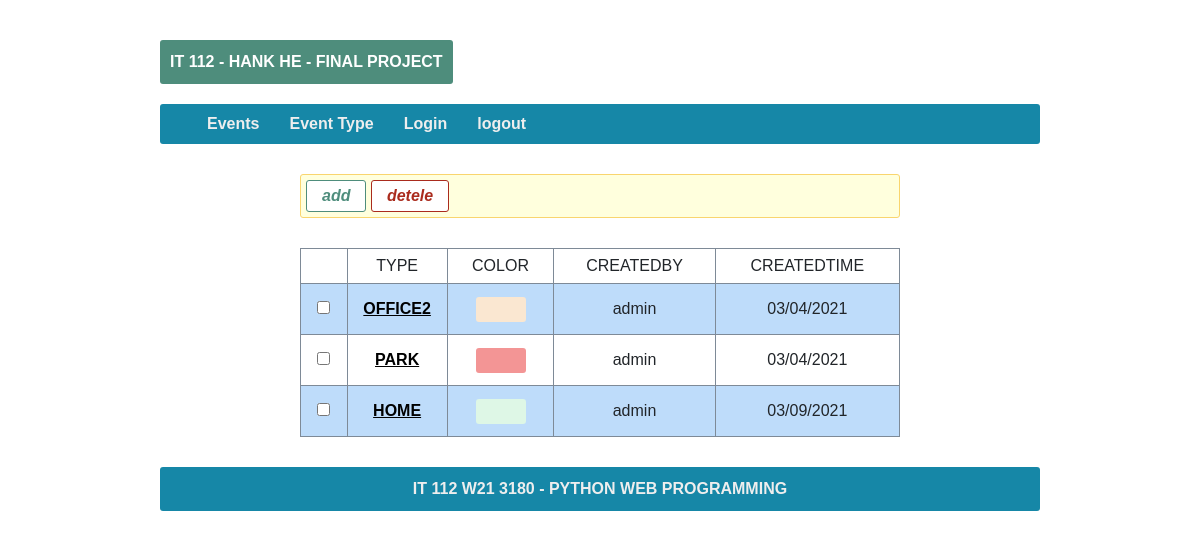
/todolist/typelist, run on an earlier commit of the app's database.
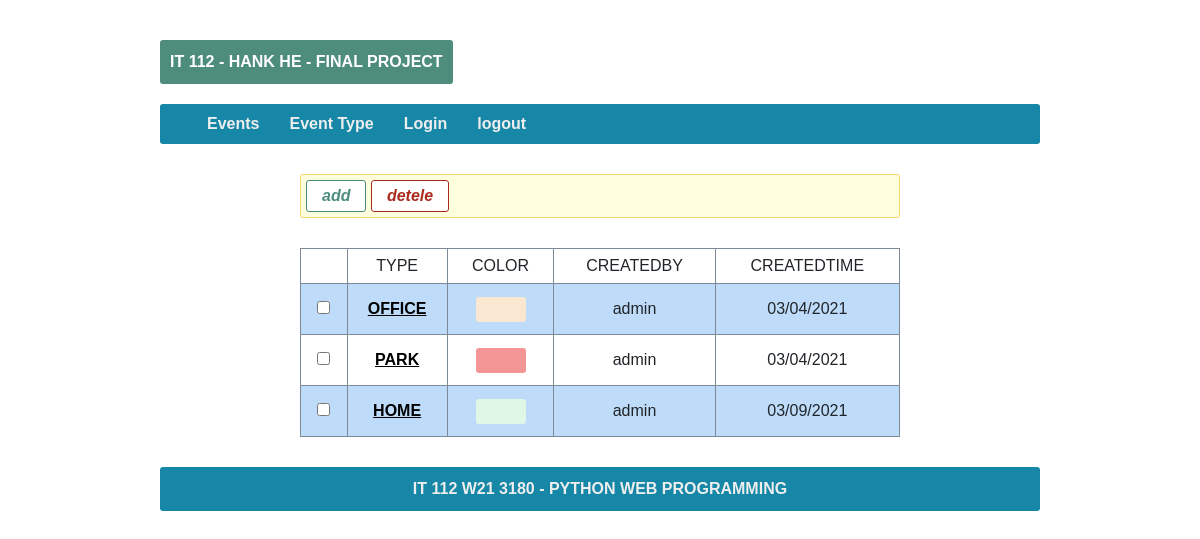
And on a later commit of the database.
### toDoList/models.py (models this page shows, shortened)
class EventType(models.Model):
    name = models.CharField(max_length=200)
    color = models.CharField(max_length=200)
    createdTime = models.DateTimeField(auto_now_add=True)
    createdByUser = models.ForeignKey(User, on_delete=models.CASCADE)
    class Meta:
        db_table = 'EventType'
        verbose_name_plural = 'EventTypes'
        ordering = ["createdTime"]

### toDoList/views.py (the view)
# urls.py: path('typelist', views.typelist, name="typelist"),
def typelist(request):
    try:
        msg = request.session.get("msg")
        if(msg != None):
            del request.session["msg"]
        eventTypeList = EventType.objects.all()
        count = eventTypeList.count()
        return render(request, 'typelist.html', {"title": "Event Type List", "navs": navs, "eventTypeList": eventTypeList, "count": count, "msg": msg})
    except:
        return redirect('error')

### toDoList/templates/typelist.html (shortened to what this page needs)
{% extends 'base.html' %}
{% load static %}
{% block css %}
  <link href={% static 'css/eventtype.css' %} rel="stylesheet" type="text/css"/>
{% endblock %}
{% block content %}
<div class="operator">
<button class="add" onclick="javascript:window.location.href='{% url 'typesave' %}';">add</button>
<button class="delete" onclick="deleteBtnOnClick()">detele</button>
</div>
{% if count == 0   %}
<div class="no-data">
NONE OF DATA
</div>
{% else %}
<form id="itemsForm" action="{% url 'typelistdelete' %}" method="post">
  <table class="event-type-table">
    <tr>
      <td></td>
      <td>TYPE</td>
      <td>COLOR</td>
      <td>CREATEDBY</td>
      <td>CREATEDTIME</td>
    </tr>
    {% for eventType in eventTypeList %}
    <tr class="{% cycle 'tr-bg-color' "" %}">
      <td> <input type="checkbox" name="eventtype_ids" value={{eventType.id}} onchange="checkboxOnChange(this)" /></td>
      <td class="td-name"> <a href="{% url 'typesave' reqid=eventType.id %}">{{eventType.name}}</a></td>
      <td><span class="span-color" style="background:{{eventType.color}}"></span></td>
      <td>{{eventType.createdByUser.username}}</td>
      <td>{{eventType.createdTime | date:'m/d/Y' }}</td>
    </tr>
    {% endfor %}
  </table>
</form>
{% endif %}
{% endblock %}

What changed in the data, as far as the page shows it:
changed EventType: name "OFFICE2" → "OFFICE"
